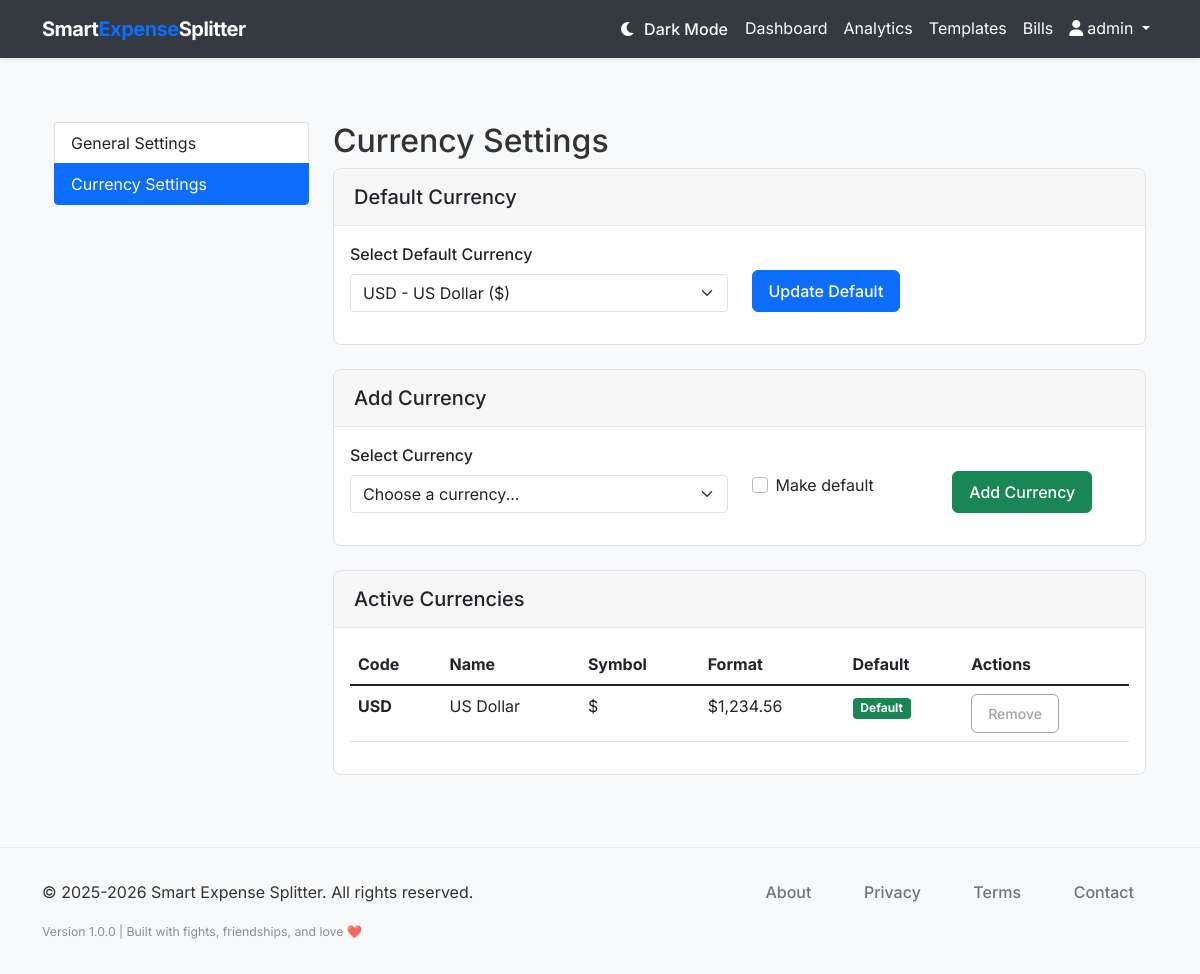
The app's page /settings/currency (signed in) with its own data.
### models.py (models this page shows, shortened)
class User(db.Model, UserMixin):
    __tablename__ = 'users'
    id = db.Column(db.Integer, primary_key=True)
    username = db.Column(db.String(64), unique=True, nullable=False)
    email = db.Column(db.String(120), unique=True, nullable=False)
    password_hash = db.Column(db.String(128), nullable=False)
    created_at = db.Column(db.DateTime, default=datetime.utcnow)
    groups = db.relationship('Group', back_populates='user', cascade='all, delete-orphan')
    bill_templates = db.relationship('BillTemplate', back_populates='user', cascade='all, delete-orphan')
    def get_default_currency(self):
        default = UserCurrency.query.filter_by(user_id=self.id, is_default=True, is_active=True).first()
        if default:
            return default.currency
        return None
    def get_active_currencies(self):
        return [uc.currency for uc in UserCurrency.query.filter_by(user_id=self.id, is_active=True).all()]

class Currency(db.Model):
    __tablename__ = 'currencies'
    id = db.Column(db.Integer, primary_key=True)
    code = db.Column(db.String(3), unique=True, nullable=False)  # ISO 4217 code (USD, EUR, etc.)
    name = db.Column(db.String(100), nullable=False)
    symbol = db.Column(db.String(10), nullable=False)
    decimal_places = db.Column(db.Integer, default=2)
    exchange_rate = db.Column(db.Float, default=1.0)  # Rate relative to base currency
    is_active = db.Column(db.Boolean, default=True)
    created_at = db.Column(db.DateTime, default=datetime.utcnow)
    updated_at = db.Column(db.DateTime, default=datetime.utcnow, onupdate=datetime.utcnow)

### routes.py (the view, shortened to what this page needs)
@app.route('/settings/currency', methods=['GET', 'POST'])
@login_required
def currency_settings():
    from models import Currency, UserCurrency, populate_initial_currencies
    from forms import CurrencySettingsForm, AddCurrencyForm
    populate_initial_currencies()
    user_currencies = current_user.get_active_currencies()
    default_currency = current_user.get_default_currency()
    form = CurrencySettingsForm(user_id=current_user.id)
    add_form = AddCurrencyForm(user_id=current_user.id)
    if form.submit.data and form.validate_on_submit():
        if form.default_currency.data:
            current_user.set_default_currency(form.default_currency.data)
            flash('Default currency updated successfully!', 'success')
        return redirect(url_for('currency_settings'))
    if default_currency:
        form.default_currency.data = default_currency.id
    available_currencies = Currency.query.filter_by(is_active=True).all()
    return render_template('currency_settings.html',
                           title='Currency Settings',
                           form=form,
                           add_form=add_form,
                           user_currencies=user_currencies,
                           default_currency=default_currency,
                           available_currencies=available_currencies)

### templates/currency_settings.html (shortened to what this page needs)
{% extends "layout.html" %}
{% block content %}
<div class="container mt-4">
    <div class="row">
        <div class="col-md-3">
            <div class="list-group">
                <a href="{{ url_for('settings') }}" class="list-group-item list-group-item-action">General Settings</a>
                <a href="{{ url_for('currency_settings') }}" class="list-group-item list-group-item-action active">Currency Settings</a>
            </div>
        </div>
        <div class="col-md-9">
            <h2>Currency Settings</h2>
            <div class="card mb-4">
                <div class="card-header">
                    <h5 class="mb-0">Default Currency</h5>
                </div>
                <div class="card-body">
                    <form method="POST" action="{{ url_for('currency_settings') }}">
                        <div class="row">
                            <div class="col-md-6">
                                <div class="mb-3">
                                    <label for="{{ form.default_currency.id }}" class="form-label">Select Default Currency</label>
                                    <select class="form-select" id="{{ form.default_currency.id }}" name="{{ form.default_currency.name }}">
                                        {% for currency in user_currencies %}
                                            <option value="{{ currency.id }}" {% if default_currency and currency.id == default_currency.id %}selected{% endif %}>
                                                {{ currency.code }} - {{ currency.name }} ({{ currency.symbol }})
                                            </option>
                                        {% endfor %}
                                    </select>
                                </div>
                            </div>
                            <div class="col-md-6 d-flex align-items-end">
                                <button type="submit" class="btn btn-primary mb-3">Update Default</button>
                            </div>
                        </div>
                    </form>
                </div>
            </div>
            <div class="card mb-4">
                <div class="card-header">
                    <h5 class="mb-0">Add Currency</h5>
                </div>
                <div class="card-body">
                    <form method="POST" action="{{ url_for('currency_settings') }}">
                        <div class="row">
                            <div class="col-md-6">
                                <div class="mb-3">
                                    <label for="{{ add_form.currency_id.id }}" class="form-label">Select Currency</label>
                                    <select class="form-select" id="{{ add_form.currency_id.id }}" name="{{ add_form.currency_id.name }}">
                                        <option value="">Choose a currency...</option>
                                    </select>
                                </div>
                            </div>
                            <div class="col-md-3 d-flex align-items-center">
                                <div class="form-check">
                                    {{ add_form.make_default(class="form-check-input") }}
                                    <label class="form-check-label" for="{{ add_form.make_default.id }}">
                                        Make default
                                    </label>
                                </div>
                            </div>
                            <div class="col-md-3 d-flex align-items-end">
                                <button type="submit" class="btn btn-success mb-3">Add Currency</button>
                            </div>
                        </div>
                    </form>
                </div>
            </div>
            <div class="card">
                <div class="card-header">
                    <h5 class="mb-0">Active Currencies</h5>
                </div>
                <div class="card-body">
                    {% if user_currencies %}
                        <div class="table-responsive">
                            <table class="table table-hover">
                                <thead>
                                    <tr>
                                        <th>Code</th>
                                        <th>Name</th>
                                        <th>Symbol</th>
                                        <th>Format</th>
                                        <th>Default</th>
                                        <th>Actions</th>
                                    </tr>
                                </thead>
                                <tbody>
                                    {% for currency in user_currencies %}
                                        <tr>
                                            <td><strong>{{ currency.code }}</strong></td>
                                            <td>{{ currency.name }}</td>
                                            <td>{{ currency.symbol }}</td>
                                            <td>
                                                {% if currency.code == 'USD' %}$1,234.56{% elif currency.code == 'EUR' %}€1.234,56{% elif currency.code == 'GBP' %}£1,234.56{% elif currency.code == 'JPY' %}¥1,235{% else %}{{ currency.symbol }}1,234.56{% endif %}
                                            </td>
                                            <td>
                                                {% if default_currency and currency.id == default_currency.id %}
                                                    <span class="badge bg-success">Default</span>
                                                {% else %}
                                                    <form method="POST" action="{{ url_for('set_default_currency_route', currency_id=currency.id) }}" style="display: inline;">
                                                        <button type="submit" class="btn btn-sm btn-outline-primary">Set as Default</button>
                                                    </form>
                                                {% endif %}
                                            </td>
                                            <td>
                                                {% if user_currencies|length > 1 %}
                                                    <form method="POST" action="{{ url_for('remove_currency', currency_id=currency.id) }}" style="display: inline;" onsubmit="return confirm('Are you sure you want to remove this currency?');">
                                                        <button type="submit" class="btn btn-sm btn-outline-danger">Remove</button>
                                                    </form>
                                                {% else %}
                                                    <button class="btn btn-sm btn-outline-secondary" disabled title="Cannot remove last currency">Remove</button>
                                                {% endif %}
                                            </td>
                                        </tr>
                                    {% endfor %}
                                </tbody>
                            </table>
                        </div>
                    {% else %}
                        <div class="alert alert-info">
                            <i class="fas fa-info-circle"></i> No currencies added yet. Use the form above to add currencies.
                        </div>
                    {% endif %}
                </div>
            </div>
        </div>
    </div>
</div>
{% endblock %}

### templates/layout.html (shortened to what this page needs)
<!DOCTYPE html>
<html lang="en">
<head>
    <link href="https://cdn.jsdelivr.net/npm/bootstrap@5.1.3/dist/css/bootstrap.min.css" rel="stylesheet">
    <link rel="stylesheet" href="https://cdnjs.cloudflare.com/ajax/libs/font-awesome/6.0.0/css/all.min.css">
    <link rel="stylesheet" href="{{ url_for('static', filename='css/style.css') }}">
</head>
<body>
    <nav class="navbar navbar-expand-lg navbar-light bg-white shadow-sm">
        <div class="container">
            <a class="navbar-brand" href="{{ url_for('index') }}">Smart<span>Expense</span>Splitter</a>
            <div class="collapse navbar-collapse" id="navbarNav">
                <ul class="navbar-nav ms-auto">
                    {% if current_user.is_authenticated %}
                    <li class="nav-item">
                        <button class="btn btn-link nav-link" id="darkModeToggle" title="Toggle Dark Mode">
                        </button>
                    </li>
                    <li class="nav-item">
                        <a class="nav-link" href="{{ url_for('dashboard') }}">Dashboard</a>
                    </li>
                    <li class="nav-item">
                        <a class="nav-link" href="{{ url_for('analytics') }}">Analytics</a>
                    </li>
                    <li class="nav-item">
                                <a class="nav-link" href="{{ url_for('bill_templates') }}">Templates</a>
                            </li>
                            <li class="nav-item">
                                 <a class="nav-link" href="{{ url_for('bills') }}">Bills</a>
                             </li>
                    <li class="nav-item dropdown">
                        <a class="nav-link dropdown-toggle" href="#" id="navbarDropdown" role="button" data-bs-toggle="dropdown" aria-expanded="false">
                            <i class="fas fa-user me-1"></i>{{ current_user.username }}
                        </a>
                    </li>
                    {% endif %}
                </ul>
            </div>
        </div>
    </nav>
    <main class="container py-4">
        {% block content %}{% endblock %}
    </main>
    <footer class="footer" role="contentinfo" aria-label="Site footer">
        <div class="container">
            <div class="row">
                <div class="col-md-6" role="region" aria-labelledby="copyright-heading">
                    <p class="mb-0" itemprop="copyrightNotice">&copy; 2025-2026 Smart Expense Splitter. All rights reserved.</p>
                </div>
                <div class="col-md-6 text-md-end" role="region" aria-labelledby="footer-nav-heading">
                    <nav class="footer-links" aria-label="Legal and company information">
                        <ul class="list-inline mb-0" role="list">
                            <li class="list-inline-item" role="listitem">
                                <a href="{{ url_for('about') }}" aria-label="Learn more about Smart Expense Splitter company and mission"
                                   class="text-decoration-none" rel="noopener noreferrer">About</a>
                            </li>
                            <li class="list-inline-item" role="listitem">
                                <a href="{{ url_for('privacy') }}" aria-label="Read our privacy policy and data protection practices"
                                   class="text-decoration-none" rel="noopener noreferrer">Privacy</a>
                            </li>
                            <li class="list-inline-item" role="listitem">
                                <a href="{{ url_for('terms') }}" aria-label="Review our terms of service and usage agreements"
                                   class="text-decoration-none" rel="noopener noreferrer">Terms</a>
                            </li>
                            <li class="list-inline-item" role="listitem">
                                <a href="{{ url_for('contact') }}" aria-label="Contact Smart Expense Splitter support team"
                                   class="text-decoration-none" rel="noopener noreferrer">Contact</a>
                            </li>
                        </ul>
                    </nav>
                </div>
            </div>
            <div class="row mt-3" role="region" aria-labelledby="footer-info-heading">
                <div class="col-12">
                    <div class="footer-info text-center text-md-start" aria-label="Application version and technical information">
                        <small class="text-muted" itemprop="version" aria-label="Application version 1.0.0">
                            Version 1.0.0 | Built with fights, friendships, and love ❤️
                        </small>
                    </div>
                </div>
            </div>
        </div>
    </footer>
</body>
</html>

### records on screen
User: username "admin"
Currency: code "USD", name "US Dollar", symbol "$", shows "$1,234.56", shows "Default"

### other values on screen
form field default_currency "USD - US Dollar ($)"
